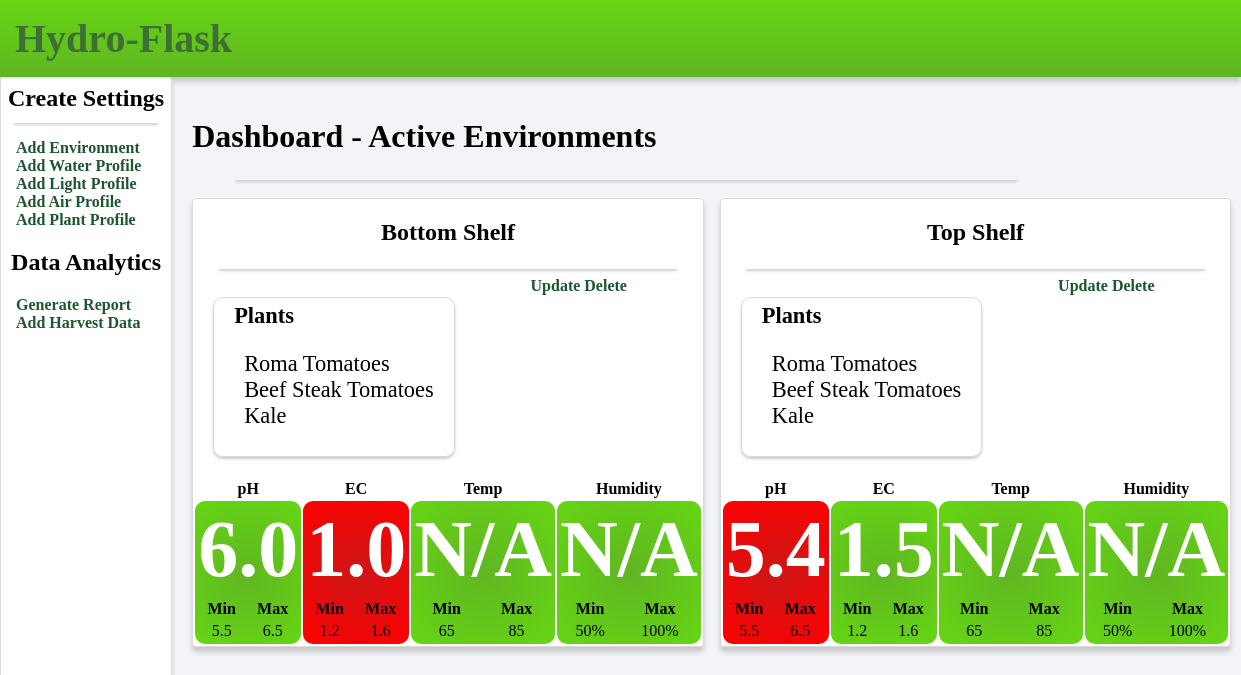
The page / on the database its author committed.
### models.py (models this page shows, shortened)
class Enviro(db.Model):
    id = db.Column(db.Integer, primary_key=True)
    name = db.Column(db.String(50), nullable=False)
    ph_sensor = db.Column(db.Integer, default=0)
    ec_sensor = db.Column(db.Integer, default=0)
    ec_solenoid = db.Column(db.Integer, default=0)
    ph_solenoid = db.Column(db.Integer, default=0)
    water_pump = db.Column(db.Integer, default=0)
    active = db.Column(db.Integer, default=0)
    water_id = db.Column(db.Integer, db.ForeignKey('water.id'), nullable=False)
    light_id = db.Column(db.Integer, db.ForeignKey('light.id'), nullable=False)
    plants = db.relationship('Plant', secondary=plants, lazy='subquery',
        backref=db.backref('enviros', lazy=True))
    def current_ph(self):
        if self.ph_sensor == 0:
            return 'N/A'
        ph_level = current_ph(self.ph_sensor)
        return float(ph_level)
    def current_ec(self):
        if self.ec_sensor == 0:
            return 'N/A'
        ec_level = current_ec(self.ec_sensor)
        return float(ec_level)
    def alert_status(self, sensor):
        if sensor == "ph":
            if self.ph_sensor == 0:
                return
            if current_ph(self.ph_sensor) < self.water.min_ph or current_ph(self.ph_sensor) > self.water.max_ph:
                return "alert"
        if sensor == "ec":
            if self.ec_sensor == 0:
                return
            if current_ec(self.ec_sensor) < self.water.min_ec or current_ec(self.ec_sensor) > self.water.max_ec:
                return "alert"

class Plant(db.Model):
    id = db.Column(db.Integer, primary_key=True)
    name = db.Column(db.String(50), nullable=False)

class Water(db.Model):
    id = db.Column(db.Integer, primary_key=True)
    name = db.Column(db.String(50), nullable=False)
    min_ph = db.Column(db.Float, default=5.5)
    max_ph = db.Column(db.Float, default=6.5)
    min_ec = db.Column(db.Float, default=1.2)
    max_ec = db.Column(db.Float, default=1.6)
    enviros = db.relationship('Enviro', backref='water', lazy=True)

### views.py (the view)
@app.route('/', methods=['POST', 'GET'])
def dashboard():
    environments = Enviro.query.filter(Enviro.active == 1)
    return render_template('dashboard.html', enviros=environments)

### sensor_data.py (called while the page is built)
def current_ph(ph_sensor):
    if ph_sensor == 1:
        return 6.0
    elif ph_sensor == 2:
        return 5.4
    else:
        return 0

def current_ec(ec_sensor):
    if ec_sensor == 1:
        return 1.0
    elif ec_sensor == 2:
        return 1.5
    else:
        return 0

### templates/dashboard.html
{% extends 'layout.html' %}
{% block body %}
<div class = "content">
    <h1>Dashboard - Active Environments</h1>
    <hr class = "line">
    <div class = "environments">
    {% for enviro in enviros %}
        <div class = "environment">
            <h2>{{ enviro.name }}</h2>
            <hr class = "line">
            <div class = "plant_list">
                <b>Plants</b>
                <ul>
                    {% for plant in enviro.plants %}
                        <li>{{ plant.name }}</li>
                    {% endfor %}
                </ul>
            </div>
            <table class = "alerts_panel">
                <tr>
                    <th class = "alert_header">pH</th>
                    <th class = "alert_header">EC</th>
                    <th class = "alert_header">Temp</th>
                    <th class = "alert_header">Humidity</th>
                </tr>
                <tr class = "alerts_panel">
                    <td class = "{{ enviro.alert_status('ph') }}">
                        <h3>{{ enviro.current_ph() }}</h3>
                        <table width = "100%">
                            <tr>
                                <th>Min</th>
                                <th>Max</th>
                            </tr>
                            <tr>
                                <td>{{ enviro.water.min_ph }}</td>
                                <td>{{ enviro.water.max_ph }}</td>
                            </tr>
                        </table>
                    </td>
                    <td class = "{{ enviro.alert_status('ec') }}">
                        <h3>{{ enviro.current_ec() }}</h3>
                        <table width = "100%">
                            <tr>
                                <th>Min</th>
                                <th>Max</th>
                            </tr>
                            <tr>
                                <td>{{ enviro.water.min_ec }}</td>
                                <td>{{ enviro.water.max_ec }}</td>
                            </tr>
                        </table>
                    </td>
                    <td>
                        <h3>N/A</h3>
                        <table width = "100%">
                            <tr>
                                <th>Min</th>
                                <th>Max</th>
                            </tr>
                            <tr>
                                <td>65</td>
                                <td>85</td>
                            </tr>
                        </table>
                    </td>
                    <td>
                        <h3>N/A</h3>
                        <table width = "100%">
                            <tr>
                                <th>Min</th>
                                <th>Max</th>
                            </tr>
                            <tr>
                                <td>50%</td>
                                <td>100%</td>
                            </tr>
                        </table>
                    </td>
                </tr>
            </table>
            <a href = "/update/{{enviro.id}}">Update</a>
            <a href = "/delete/{{enviro.id}}">Delete</a>
        </div>
    {% endfor %}
</div>
</div>
{% endblock %}

### templates/layout.html (shortened to what this page needs)
<!DOCTYPE html>
<html lang="en">
<head>
    <link rel = "stylesheet" href = "{{ url_for('static', filename='css/main.css') }}">
</head>
<body>
        <div class="header">
            <h1 class = "title">Hydro-Flask</h1>
        </div>
        <div class = "left-col">
            <h2 style="margin:2px;">Create Settings</h2>
            <hr class="line">
            <ul>
                <li><a href = "/add_enviro">Add Environment</a></li>
                <li><a href = "/add_water">Add Water Profile</a></li>
                <li><a href = "/add_light">Add Light Profile</a></li>
                <li><a href = "#">Add Air Profile</a></li>
                <li><a href = "/add_plant">Add Plant Profile</a></li>
            </ul>
            <h2>Data Analytics</h2>
            <ul>
                <li><a href = "#">Generate Report</a></li>
                <li><a href = "#">Add Harvest Data</a></li>
            </ul>
        </div>
    {% block body %}
    {% endblock %}
</body>
</html>

### static/css/main.css (style rules this page uses)
body { background-color: #f3f4f8; margin: 0; }
a { text-decoration: none; color: #1E5631; font-weight: bold; }
ul { list-style: none; padding-left: 10px; }
.left-col { float:left; clear:none; height: 100%; background-color: #fff; padding:5px; box-shadow: 0px 5px 5px #c9c9c9; border:1px solid #dadada; border-radius: 4px; min-height:800px; }
.content { width: 70%; margin: 20px; float:left; }
.header { background: rgb(96,182,34); background: linear-gradient(0deg, rgba(96,182,34,1) 0%, rgba(102,214,20,1) 100%); display: block; padding: 5px; height: 100%; box-shadow: 0px 5px 5px #c9c9c9; }
.environments { display:grid; grid-template-columns: 1fr 1fr; gap: 1em; }
.environment { background-color: #fff; text-align: center; box-shadow: 0px 5px 5px #c9c9c9; border:1px solid #dadada; border-radius: 4px; min-height:400px; margin-top:10px; }
.line { height: 3px; border: none; box-shadow: 0px 2px 3px #c9c9c9; width: 90%; }
table.alerts_panel { display:block; float:left; width: 100%; margin-top: 20px; }
th.alert_header { background-color:#fff; width: 25%; }
tr.alerts_panel > td { background: rgb(96,182,34); background: radial-gradient(circle, rgba(96,182,34,1) 0%, rgba(102,214,20,1) 100%); border-radius: 10px; }
tr.alerts_panel > td.alert { background: rgb(204,23,23); background: radial-gradient(circle, rgba(204,23,23,1) 0%, rgba(255,0,0,1) 100%); }
.plant_list { margin: 20px 0px 0px 20px; padding:5px 20px; float:left; display:block; text-align: left; border:1px solid #dadada; border-radius:10px; font-size:1.4rem; box-shadow: 0px 2px 3px #c9c9c9; }
h3 { font-size:5em; color: #fff; margin:2px; }
h1.title { color: #3f6f35; font-size: 2.5em; padding: 0; margin: 10px; }
h2 { text-align: center; }

### rows shown on the page
Enviro: name "Bottom Shelf", current_ph "6.0", water.min_ph "5.5", water.max_ph "6.5", current_ec "1.0", water.min_ec "1.2", water.max_ec "1.6"
Plant: name "Roma Tomatoes"
Plant: name "Beef Steak Tomatoes"
Plant: name "Kale"
Enviro: name "Top Shelf", current_ph "5.4", water.min_ph "5.5", water.max_ph "6.5", current_ec "1.5", water.min_ec "1.2", water.max_ec "1.6"
